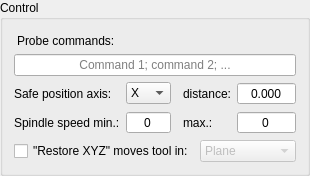
          <widget class="GroupBox" name="groupBox_2">
           <property name="title">
            <string>Control</string>
           </property>
           <layout class="QVBoxLayout" name="verticalLayout_9">
            <item>
             <widget class="QLabel" name="label_17">
              <property name="styleSheet">
               <string notr="true">padding-left: -4;
padding-top: 3;</string>
              </property>
              <property name="text">
               <string>Probe commands:</string>
              </property>
             </widget>
            </item>
            <item>
             <widget class="QLineEdit" name="txtTouchCommand">
              <property name="alignment">
               <set>Qt::AlignCenter</set>
              </property>
              <property name="placeholderText">
               <string>Command 1; command 2; ...</string>
              </property>
             </widget>
            </item>
            <item>
             <layout class="QGridLayout" name="gridLayout_8">
              <item row="1" column="1">
               <widget class="QSpinBox" name="txtSpindleSpeedMin">
                <property name="font">
                 <font>
                  <pointsize>9</pointsize>
                 </font>
                </property>
                <property name="alignment">
                 <set>Qt::AlignCenter</set>
                </property>
                <property name="buttonSymbols">
                 <enum>QAbstractSpinBox::NoButtons</enum>
                </property>
                <property name="maximum">
                 <number>99999</number>
                </property>
               </widget>
              </item>
              <item row="1" column="3">
               <widget class="QLabel" name="label_13">
                <property name="text">
                 <string>max.:</string>
                </property>
               </widget>
              </item>
              <item row="1" column="0">
               <widget class="QLabel" name="label_12">
                <property name="text">
                 <string>Spindle speed min.:</string>
                </property>
               </widget>
              </item>
              <item row="1" column="4">
               <widget class="QSpinBox" name="txtSpindleSpeedMax">
                <property name="font">
                 <font>
                  <pointsize>9</pointsize>
                 </font>
                </property>
                <property name="alignment">
                 <set>Qt::AlignCenter</set>
                </property>
                <property name="buttonSymbols">
                 <enum>QAbstractSpinBox::NoButtons</enum>
                </property>
                <property name="maximum">
                 <number>99999</number>
                </property>
               </widget>
              </item>
              <item row="0" column="0">
               <widget class="QLabel" name="label_37">
                <property name="text">
                 <string>Safe position axis:</string>
                </property>
               </widget>
              </item>
              <item row="0" column="1">
               <widget class="QComboBox" name="cboProbeAxis">
                <property name="currentText">
                 <string>Z</string>
                </property>
                <item>
                 <property name="text">
                  <string>X</string>
                 </property>
                </item>
                <item>
                 <property name="text">
                  <string>Y</string>
                 </property>
                </item>
                <item>
                 <property name="text">
                  <string>Z</string>
                 </property>
                </item>
               </widget>
              </item>
              <item row="0" column="3">
               <widget class="QLabel" name="label_9">
                <property name="text">
                 <string>distance:</string>
                </property>
               </widget>
              </item>
              <item row="0" column="4">
               <widget class="QDoubleSpinBox" name="txtSafeZ">
                <property name="sizePolicy">
                 <sizepolicy hsizetype="Expanding" vsizetype="Fixed">
                  <horstretch>0</horstretch>
                  <verstretch>0</verstretch>
                 </sizepolicy>
                </property>
                <property name="alignment">
                 <set>Qt::AlignCenter</set>
                </property>
                <property name="buttonSymbols">
                 <enum>QAbstractSpinBox::NoButtons</enum>
                </property>
                <property name="decimals">
                 <number>3</number>
                </property>
                <property name="minimum">
                 <double>-999.000000000000000</double>
                </property>
                <property name="maximum">
                 <double>999.000000000000000</double>
                </property>
               </widget>
              </item>
              <item row="0" column="2">
               <spacer name="horizontalSpacer_9">
                <property name="orientation">
                 <enum>Qt::Horizontal</enum>
                </property>
                <property name="sizeType">
                 <enum>QSizePolicy::Fixed</enum>
                </property>
                <property name="sizeHint" stdset="0">
                 <size>
                  <width>6</width>
                  <height>20</height>
                 </size>
                </property>
               </spacer>
              </item>
             </layout>
            </item>
            <item>
             <layout class="QGridLayout" name="gridLayout_4">
              <item row="3" column="0">
               <layout class="QHBoxLayout" name="horizontalLayout_8">
                <item>
                 <widget class="QCheckBox" name="chkRestoreXYZ">
                  <property name="sizePolicy">
                   <sizepolicy hsizetype="Maximum" vsizetype="Fixed">
                    <horstretch>0</horstretch>
                    <verstretch>0</verstretch>
                   </sizepolicy>
                  </property>
                  <property name="text">
                   <string>&quot;Restore XYZ&quot; moves tool in:</string>
                  </property>
                 </widget>
                </item>
               </layout>
              </item>
              <item row="3" column="1">
               <widget class="QComboBox" name="chkRestoreMode">
                <property name="enabled">
                 <bool>false</bool>
                </property>
                <item>
                 <property name="text">
                  <string>Plane</string>
                 </property>
                </item>
                <item>
                 <property name="text">
                  <string>Space</string>
                 </property>
                </item>
               </widget>
              </item>
             </layout>
            </item>
           </layout>
          </widget>
